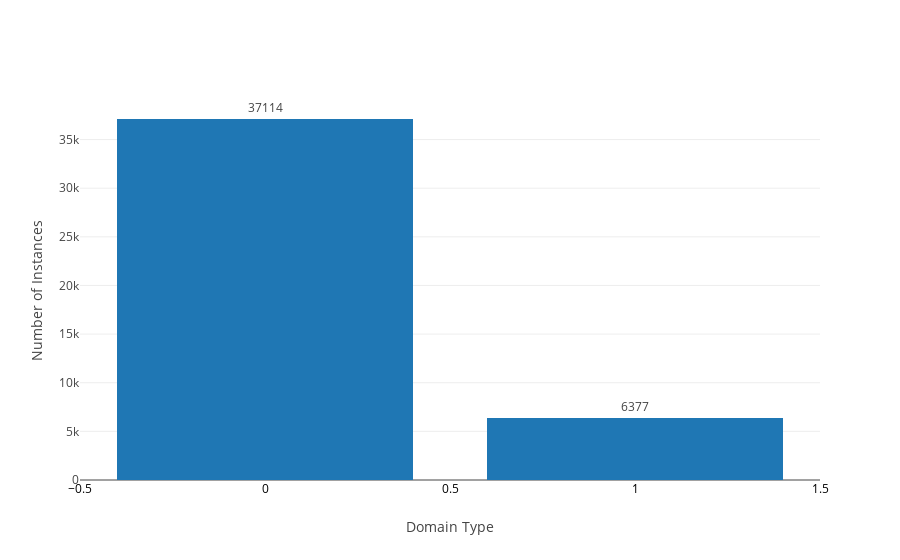

This figure's notebook cell:
### Markdown cell above
#### Let us analyze the balance of classes

### Code cell
data = [go.Bar(x=df.Target.value_counts().index.values,
               y=df.Target.value_counts().values,
               text=df.Target.value_counts().values,
               textposition = 'outside',
            )]
layout = go.Layout( xaxis=dict(title='Domain Type',tickfont=dict(size=12,color='black')),
                    yaxis=dict(title='Number of Instances'))
fig = go.Figure(data=data, layout=layout)
iplot(fig)

### Figure 1 — Plotly figure (JSON) as saved in the notebook; plotly's stock layout.template omitted (floating-point values rounded to 4 significant figures)
{"data": [{"text": [37114, 6377], "textposition": "outside", "type": "bar", "uid": "6a7d3bce-26f5-4195-bc8a-3134b8c5d58c", "x": [0, 1], "y": [37114, 6377]}], "layout": {"xaxis": {"tickfont": {"color": "black", "size": 12}, "title": "Domain Type"}, "yaxis": {"title": "Number of Instances"}}}
